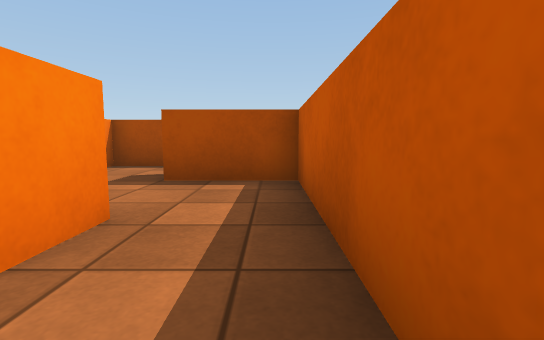
[1] (above)

16 first-person views from a walk through a 3-D level made in the Unity game engine. The camera is 0.6 m above the floor, tilts 6° down and sees 85° across. The floor is counted in squares, 1 m on a side. Each view is taken from the middle of a square. On the plan, view 1 faces up. The plan holds only what a view shows up to about 9 squares ahead; the rest is blank. The place goes on beyond the plan. Surface patterns are stand-ins for the level's own textures.

[2]
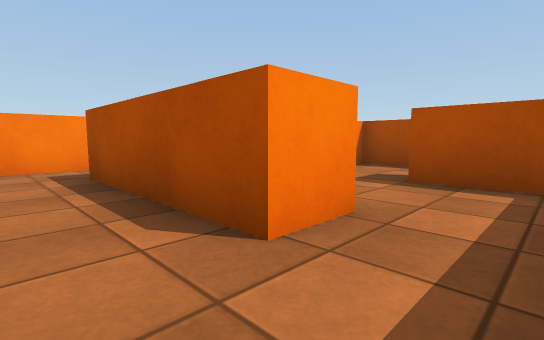

[3]
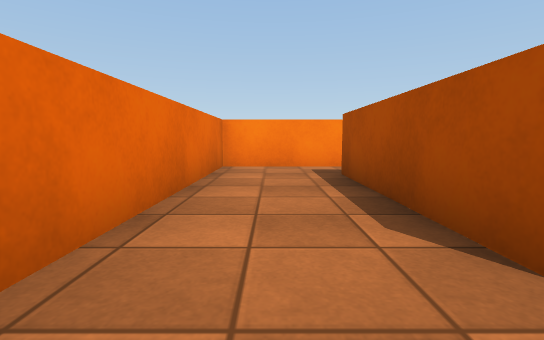

[4]
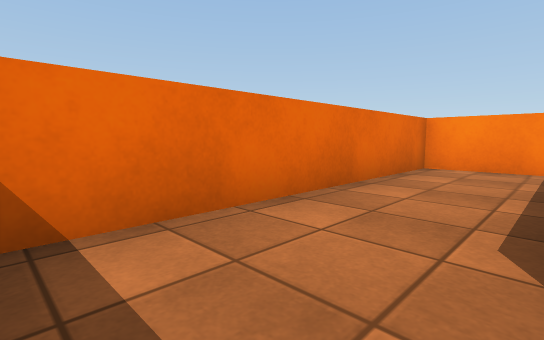

[5]
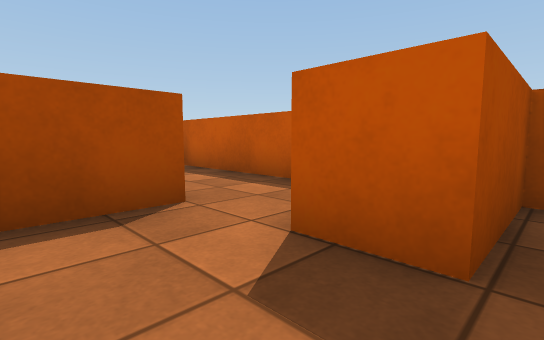

[6]
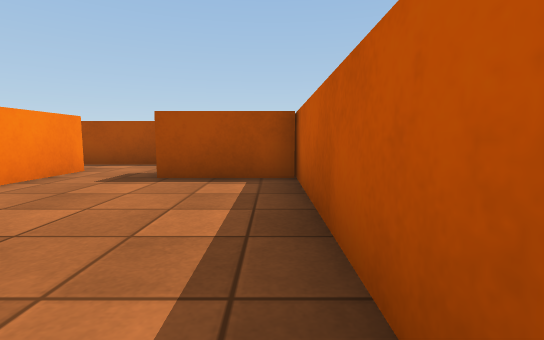

[7]
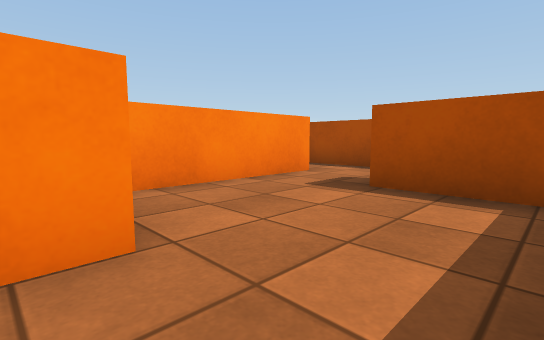

[8]
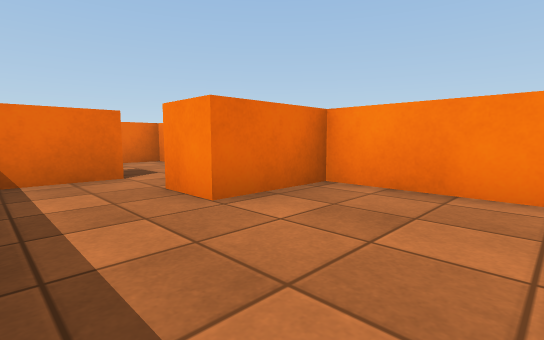

[9]
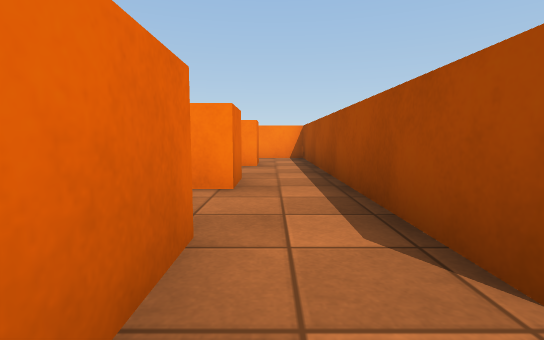

[10]
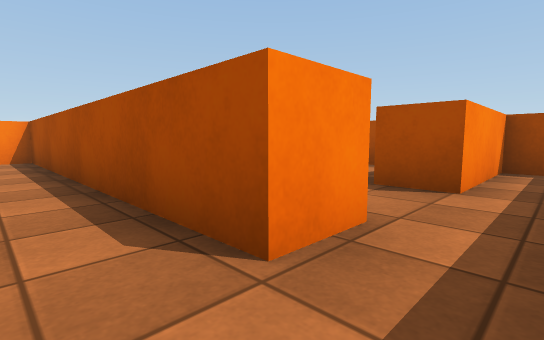

[11]
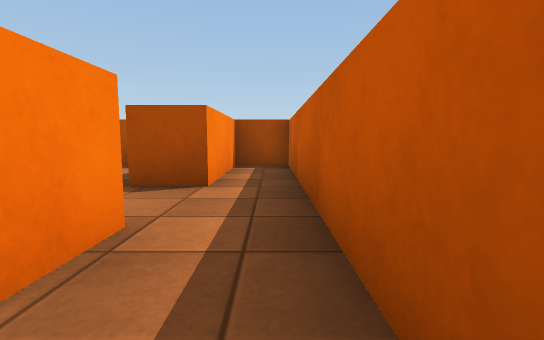

[12]
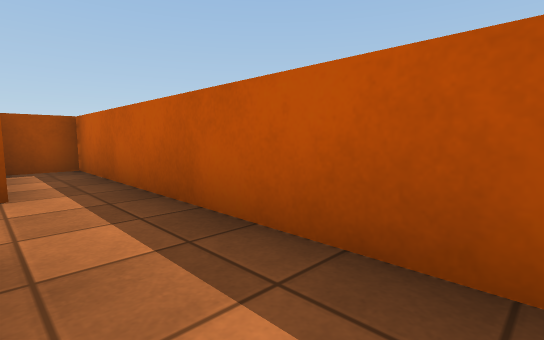

[13]
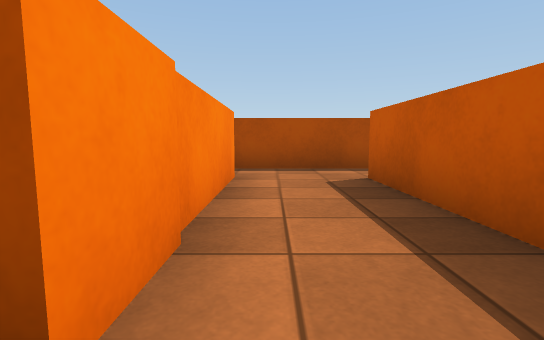

[14]
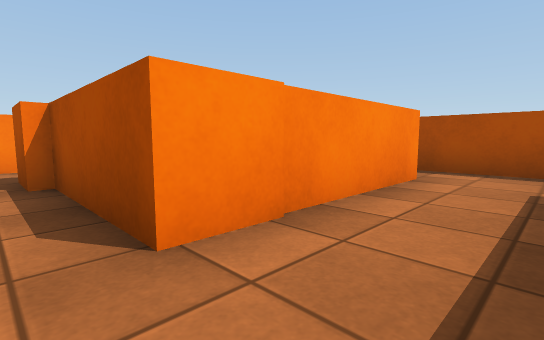

[15]
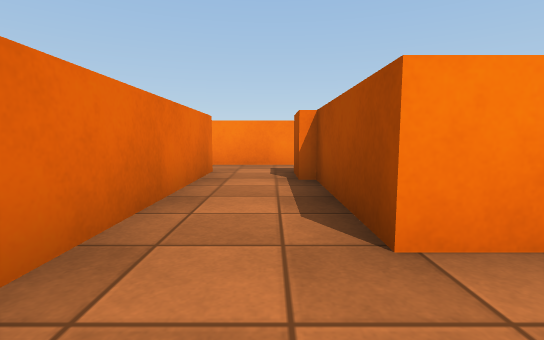

[16]
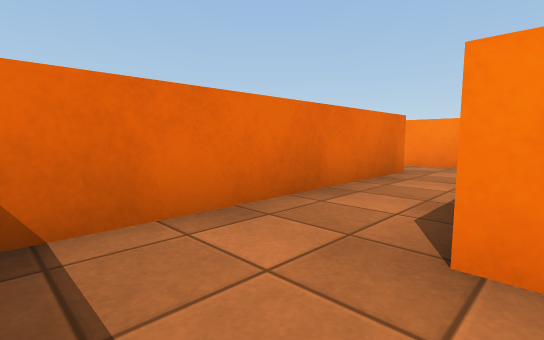

### Floor plan
Points are (right, up) in squares from view 1. A wall is a line through its corners. A room is listed if a view was taken in it or the views show most of it. See-through windows are left out.
Room 1 (views 1, 2, 3, 4)
walls: (-1.2, 2.2) (-1.2, 1.2) (-5.1, 1.2); (0.4, 0.4) (0.4, 2.6); (-6.5, 1.6) (-6.5, -1.1) (0, -1.1)
ways out: opening at (-0.5, 1.5) to room 2
Room 2 (view 5)
walls: (-3.6, 2.2) (-2.5, 2.2); (0.4, 2.6) (0.4, 4.3) (-1.6, 4.3)
ways out: opening at (-0.5, 1.5) to room 1; opening at (-2.5, 5) to room 3
Room 3 (views 6, 7)
walls: (-1.6, 7.6) (-1.6, 6.6) (-3.6, 6.6); (-1.6, 4.3) (-1.6, 5.3) (-0.1, 5.3); (0.4, 6.4) (0.4, 7.6)
ways out: opening at (-2.5, 5) to room 2; opening at (-0.5, 7) to room 4
Room 4 (view 8)
walls: (-3.5, 10.5) (-3.5, 7.6) (-1.6, 7.6); (0.4, 7.6) (0.4, 11); (0.4, 10.5) (-1.9, 10.5)
ways out: opening at (-0.5, 7) to room 3; opening at (-2.5, 11) to room 6
Room 5 (views 9, 10, 11)
walls: (0.4, 12) (0.4, 14.5); (-1, 14) (-1, 13)
ways out: opening at (-1, 12) to room 6; opening at (0, 13.5) to room 8
Room 6 (view 12)
walls: (-1.9, 11.5) (-0.4, 11.5); (-1, 13) (-3.4, 13); (-3.5, 11.5) (-3.5, 10.5)
ways out: opening at (-2.5, 11) to room 4; opening at (-1, 12) to room 5; opening at (-4, 12) to room 7
Room 7 (views 13, 14, 15, 16)
walls: (-4.5, 8.5) (-4.5, 11.5) (-3.5, 11.5); (-6.5, 11.8) (-6.5, 7.7) (-9.4, 7.7); (-9.2, 7.4) (-10.4, 7.4); (-3.4, 13) (-6.6, 13); (-10.5, 5.9) (-5, 5.9); (-11.9, 7.6) (-11.9, 6.4)
ways out: opening at (-4, 12) to room 6; opening at (-11, 5.5); opening at (-7, 12)
Room 8 (no view inside)
walls: (0.4, 14.5) (0.4, 18.5) (-0.8, 18.5) (-0.8, 15.7)
ways out: opening at (0, 13.5) to room 5; opening at (-1.5, 15)

Positions as (right, up) in squares from view 1, and headings:
1: (0, 0), facing up
2: (0, 0), facing up-left
3: (0, 0), facing left
4: (0, 1), facing down-left
5: (-3, 4), facing up-right
6: (0, 6), facing up
7: (0, 7), facing up-left
8: (0, 10), facing down-left
9: (0, 12), facing left
10: (0, 12), facing up-left
11: (0, 12), facing up
12: (-1, 12), facing up-right
13: (-6, 7), facing up
14: (-5, 7), facing up-left
15: (-5, 7), facing left
16: (-5, 8), facing down-left
